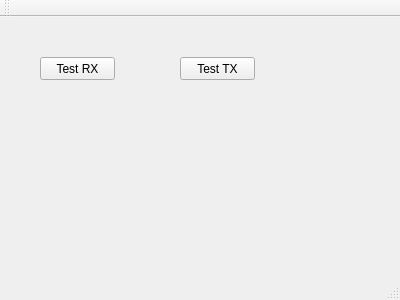
<?xml version="1.0" encoding="UTF-8"?>
<ui version="4.0">
 <class>MainWindow</class>
 <widget class="QMainWindow" name="MainWindow">
  <property name="geometry">
   <rect>
    <x>0</x>
    <y>0</y>
    <width>400</width>
    <height>300</height>
   </rect>
  </property>
  <property name="windowTitle">
   <string>MainWindow</string>
  </property>
  <widget class="QWidget" name="centralWidget">
   <widget class="QPushButton" name="pushButton_RX">
    <property name="geometry">
     <rect>
      <x>40</x>
      <y>40</y>
      <width>75</width>
      <height>23</height>
     </rect>
    </property>
    <property name="text">
     <string>Test RX</string>
    </property>
   </widget>
   <widget class="QPushButton" name="pushButton_TX">
    <property name="geometry">
     <rect>
      <x>180</x>
      <y>40</y>
      <width>75</width>
      <height>23</height>
     </rect>
    </property>
    <property name="text">
     <string>Test TX</string>
    </property>
   </widget>
  </widget>
  <widget class="QMenuBar" name="menuBar">
   <property name="geometry">
    <rect>
     <x>0</x>
     <y>0</y>
     <width>400</width>
     <height>22</height>
    </rect>
   </property>
  </widget>
  <widget class="QToolBar" name="mainToolBar">
   <attribute name="toolBarArea">
    <enum>TopToolBarArea</enum>
   </attribute>
   <attribute name="toolBarBreak">
    <bool>false</bool>
   </attribute>
  </widget>
  <widget class="QStatusBar" name="statusBar"/>
 </widget>
 <layoutdefault spacing="6" margin="11"/>
 <resources/>
 <connections/>
</ui>
